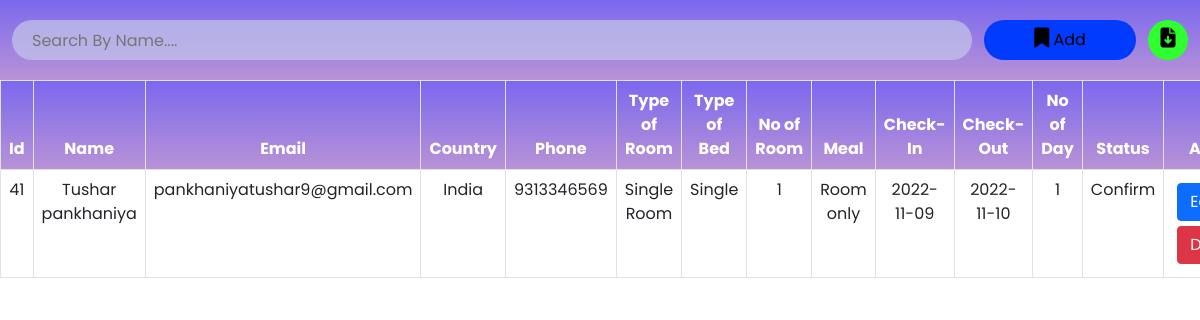
The app's page /roombook/admin/roombook.php, older data.
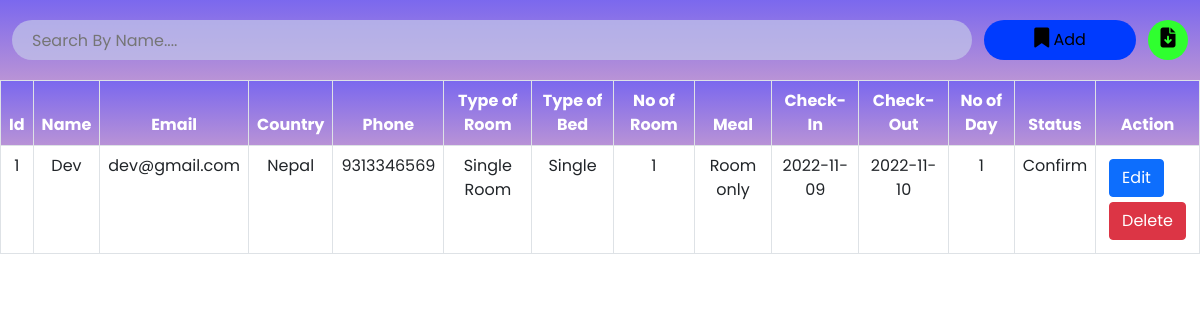
The same page, newer data.
### tables this page shows
CREATE TABLE `roombook` (
  `id` int(10) NOT NULL AUTO_INCREMENT,
  `Name` varchar(50) NOT NULL,
  `Email` varchar(50) NOT NULL,
  `Country` varchar(30) NOT NULL,
  `Phone` varchar(30) NOT NULL,
  `RoomType` varchar(30) NOT NULL,
  `Bed` varchar(30) NOT NULL,
  `Meal` varchar(30) NOT NULL,
  `NoofRoom` varchar(30) NOT NULL,
  `cin` date NOT NULL,
  `cout` date NOT NULL,
  `nodays` int(50) NOT NULL,
  `stat` varchar(30) NOT NULL,
  PRIMARY KEY (`id`)
);

### roombook/admin/roombook.php (the view, shortened to what this page needs)
<?php
include '../config.php';
?>
<!DOCTYPE html>
<html lang="en">
<head>
    <link href="https://cdn.jsdelivr.net/npm/bootstrap@5.0.2/dist/css/bootstrap.min.css" rel="stylesheet">
    <link rel="stylesheet" href="https://cdnjs.cloudflare.com/ajax/libs/font-awesome/6.2.0/css/all.min.css" />
    <link rel="stylesheet" href="./css/roombook.css">
</head>
<body>
    <div class="searchsection">
        <input type="text" name="search_bar" id="search_bar" placeholder="Search By Name...." onkeyup="searchFun()">
        <button class="adduser" id="adduser" onclick="adduseropen()"><i class="fa-solid fa-bookmark"></i> Add</button>
        <form action="./exportdata.php" method="post">
            <button class="exportexcel" id="exportexcel" name="exportexcel" type="submit"><i class="fa-solid fa-file-arrow-down"></i></button>
        </form>
    </div>
    <div class="roombooktable" class="table-responsive-xl">
        <?php
            $roombooktablesql = "SELECT * FROM roombook";
            $roombookresult = mysqli_query($conn, $roombooktablesql);
        ?>
        <table class="table table-bordered" id="table-data">
            <thead>
                <tr>
                    <th scope="col">Id</th>
                    <th scope="col">Name</th>
                    <th scope="col">Email</th>
                    <th scope="col">Country</th>
                    <th scope="col">Phone</th>
                    <th scope="col">Type of Room</th>
                    <th scope="col">Type of Bed</th>
                    <th scope="col">No of Room</th>
                    <th scope="col">Meal</th>
                    <th scope="col">Check-In</th>
                    <th scope="col">Check-Out</th>
                    <th scope="col">No of Day</th>
                    <th scope="col">Status</th>
                    <th scope="col" class="action">Action</th>
                </tr>
            </thead>
            <tbody>
            <?php
            while ($res = mysqli_fetch_array($roombookresult)) {
            ?>
                <tr>
                    <td><?php echo $res['id'] ?></td>
                    <td><?php echo $res['Name'] ?></td>
                    <td><?php echo $res['Email'] ?></td>
                    <td><?php echo $res['Country'] ?></td>
                    <td><?php echo $res['Phone'] ?></td>
                    <td><?php echo $res['RoomType'] ?></td>
                    <td><?php echo $res['Bed'] ?></td>
                    <td><?php echo $res['NoofRoom'] ?></td>
                    <td><?php echo $res['Meal'] ?></td>
                    <td><?php echo $res['cin'] ?></td>
                    <td><?php echo $res['cout'] ?></td>
                    <td><?php echo $res['nodays'] ?></td>
                    <td><?php echo $res['stat'] ?></td>
                    <td class="action">
                        <a href="roombookedit.php?id=<?php echo $res['id'] ?>"><button class="btn btn-primary">Edit</button></a>
                        <a href="roombookdelete.php?id=<?php echo $res['id'] ?>"><button class='btn btn-danger'>Delete</button></a>
                    </td>
                </tr>
            <?php
            }
            ?>
            </tbody>
        </table>
    </div>
</body>
</html>

### roombook/admin/css/roombook.css (style rules this page uses)
:root { --bg-text-shadow: 0 2px 4px rgb(13 0 77 / 8%), 0 3px 6px rgb(13 0 77 / 8%), 0 8px 16px rgb(13 0 77 / 8%); --bg-box-shadow: 0px 0px 20px 6px rgba(26, 30, 164, 0.31); }
body { background-color: #ffff; }
* { margin: 0; padding: 0; font-family: 'Poppins', sans-serif; }
i { font-size: 20px; }
.searchsection { height: 80px; width: 100%; display: flex; justify-content: space-evenly; align-items: center; background: linear-gradient(to bottom, #7B68EE, #B993D6); position: fixed; z-index: 500; }
#search_bar { height: 40px; width: 80%; border: none; background-color: rgba(195, 198, 233, 0.714); padding-left: 20px; border-radius: 30px; }
#adduser { height: 40px; background-color: rgb(0, 59, 254); border: none; border-radius: 30px; padding: 0 50px; }
.exportexcel { height: 40px; width: 40px; background-color: rgb(47, 255, 47); border: none; border-radius: 50%; }
a { color: black; }
.roombooktable { position: absolute; color: black; margin-top: 80px; width: 100%; height: 100vh; padding-bottom: 900px; }
.roombooktable thead { background: linear-gradient(to bottom, #7B68EE, #B993D6); color: white; text-align: center; }
.roombooktable tbody { text-align: center; }
.action a { text-decoration: none; }
.action button { display: flex; flex-wrap: wrap; margin: 5px; }

Row changes from the older to the newer data that the page shows:
removed roombook: id "41", Name "Tushar pankhaniya", Email "pankhaniyatushar9@gmail.com", Country "India", Phone "9313346569", RoomType "Single Room", Bed "Single", NoofRoom "1", Meal "Room only", cin "2022-11-09", cout "2022-11-10", nodays "1", stat "Confirm"
added roombook: id "1", Name "Dev", Email "dev@gmail.com", Country "Nepal", Phone "9313346569", RoomType "Single Room", Bed "Single", NoofRoom "1", Meal "Room only", cin "2022-11-09", cout "2022-11-10", nodays "1", stat "Confirm"
